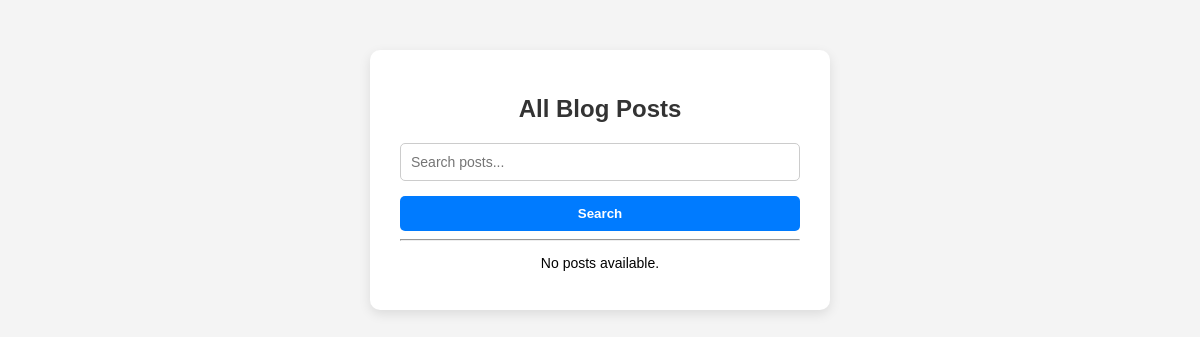
/, run on an earlier commit of the app's database.
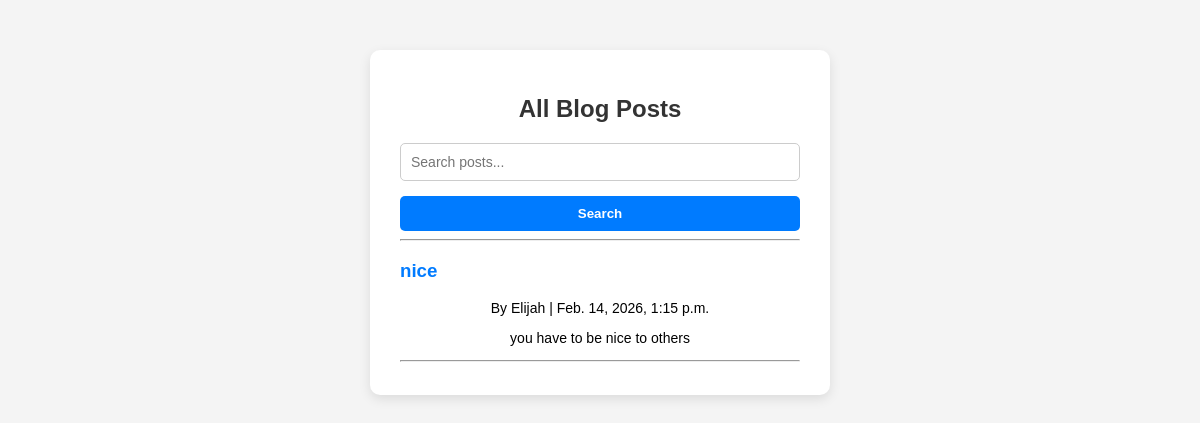
And on a later commit of the database.
### blog/models.py (models this page shows, shortened)
class Post(models.Model):
    title = models.CharField(max_length=200)
    content = models.TextField()
    published_date = models.DateTimeField(auto_now_add=True)
    tags = models.ManyToManyField('Tag', blank=True, related_name='posts')
    author = models.ForeignKey(
        User,
        on_delete=models.CASCADE,
        related_name='posts'
    )

### blog/views.py (the view)
# urls.py: path('', PostListView.as_view(), name='post-list'),
class PostListView(ListView):
    model = Post
    template_name = 'blog/post_list.html'  # templates/blog/post_list.html
    context_object_name = 'posts'
    ordering = ['-published_date']  # newest first

### blog/templates/blog/post_list.html (shortened to what this page needs)
{% load static %}
<!DOCTYPE html>
<html>
<head>
    <link rel="stylesheet" href="{% static 'blog/css/style.css' %}">
</head>
<body>
<div class="container">
    <h2>All Blog Posts</h2>
    <form method="GET" action="{% url 'search-results' %}">
        <input type="text" name="q" placeholder="Search posts...">
        <button type="submit">Search</button>
    </form>
    <hr>
    {% for post in posts %}
        <div class="post">
            <h3>
                <a href="{% url 'post-detail' post.pk %}">
                    {{ post.title }}
                </a>
            </h3>
            <p>
                By {{ post.author.username }} |
                {{ post.published_date }}
            </p>
            <p>{{ post.content|truncatewords:20 }}</p>
        </div>
        <hr>
    {% empty %}
        <p>No posts available.</p>
    {% endfor %}
</div>
</body>
</html>

### blog/static/blog/css/style.css (style rules this page uses)
body { font-family: Arial, Helvetica, sans-serif; background-color: #f4f4f4; margin: 0; padding: 0; }
.container { max-width: 400px; margin: 50px auto; padding: 25px 30px; background-color: #fff; border-radius: 10px; box-shadow: 0 4px 12px rgba(0,0,0,0.1); }
h2 { text-align: center; margin-bottom: 20px; color: #333; }
form { display: flex; flex-direction: column; }
input[type="text"], input[type="email"], input[type="password"] { padding: 10px; margin-bottom: 15px; border-radius: 5px; border: 1px solid #ccc; font-size: 14px; }
button { padding: 10px; background-color: #007bff; border: none; color: #fff; font-weight: bold; border-radius: 5px; cursor: pointer; transition: background 0.3s ease; }
p { text-align: center; font-size: 14px; }
a { color: #007bff; text-decoration: none; }

What changed in the data, as far as the page shows it:
added Post: title "nice", author.username "Elijah", published_date "Feb. 14, 2026, 1:15 p.m.", content "you have to be nice to others"
Also different on the page:
text no longer shown: "No posts available."
